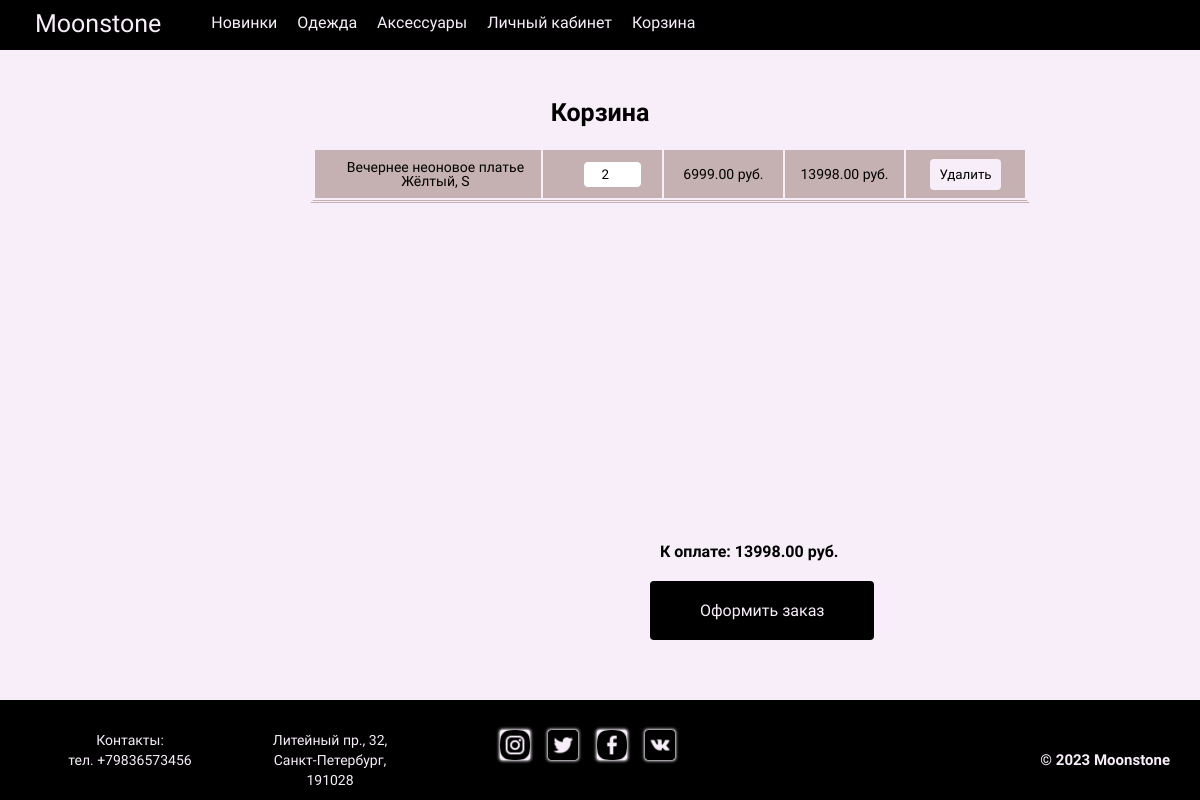
The app's page /cart/ (signed in), older data.
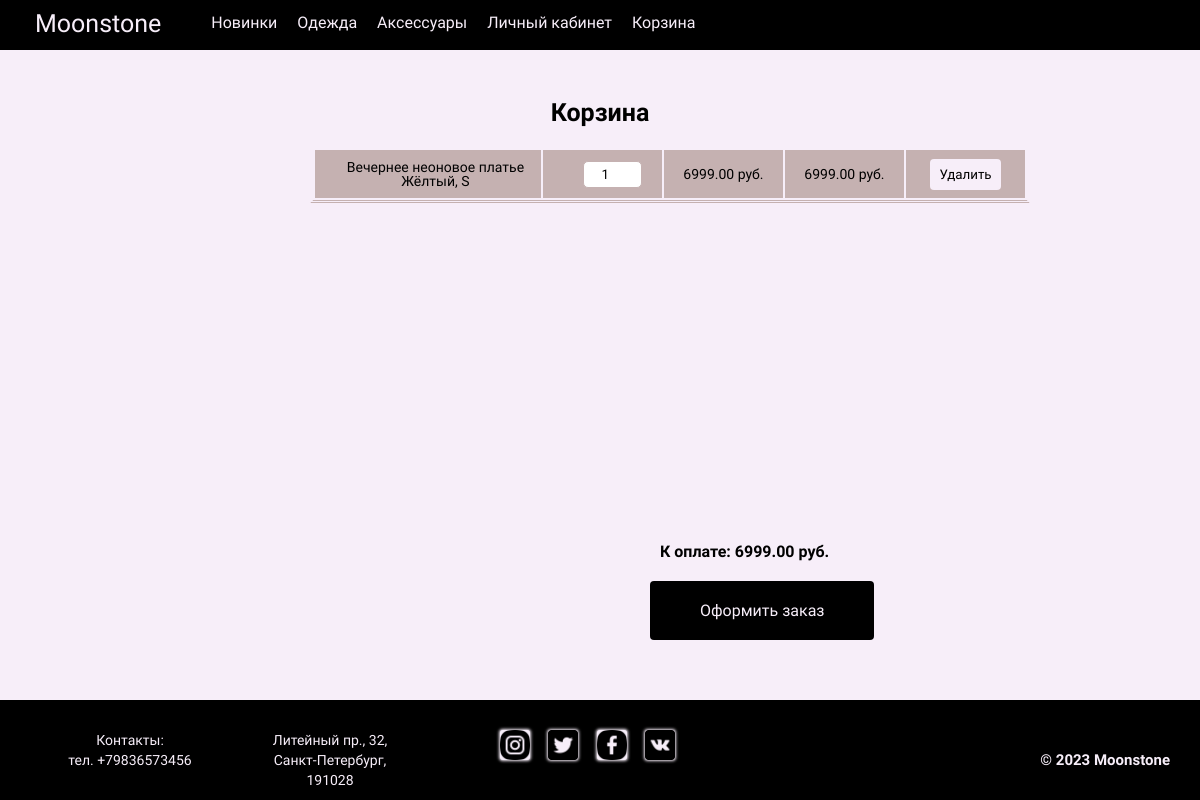
The same page, newer data.
### shop/models.py (models this page shows, shortened)
class Cart(models.Model):
    user = models.ForeignKey(User, on_delete=models.CASCADE)
    product = models.ForeignKey(Product, on_delete=models.CASCADE)
    quantity = models.IntegerField(default=1)
    created_at = models.DateTimeField(auto_now_add=True)
    color = models.CharField(max_length=50, default='Белый', null=True)
    size = models.CharField(max_length=20, default='One',null=True)
    def get_total_price(self):
        return self.product.price * self.quantity
    def get_cart_total(self):
        return sum(item.get_total_price() for item in Cart.objects.filter(user=self.user))

class Product(models.Model):
    name = models.CharField(max_length=255)
    description = models.TextField()
    price = models.DecimalField(max_digits=10, decimal_places=2)
    image = models.ImageField(upload_to='product_images', storage=fs)
    color = models.CharField(max_length=50, default='Белый', null=True)
    size = models.CharField(max_length=20, default='One',null=True)

### shop/views.py (the view, shortened to what this page needs)
# urls.py: path('cart/', views.cart_detail, name='cart_detail'),
@login_required
def cart_detail(request):
    cart = Cart.objects.filter(user=request.user).all()
    context = {
        'cart': cart,
    }
    return render(request, 'shop/cart_detail.html', context)

### templates/shop/cart_detail.html (shortened to what this page needs)
{% extends 'shop/base.html' %}
{% load static %}
{% block content %}
<div class="cart__body">
  <h1>Корзина</h1>
  {% if cart %}
  <table>
    <tbody>
      {% for item in cart %}
      <tr>
        <td>{{ item.product.name }} <br> {{ item.color }}, {{ item.size }}</td>
        <td>
          <form method="POST" action="{% url 'shop:cart_detail' %}" class="update-form">
            <input type="number" name="quantity" value="{{ item.quantity }}" min="1" max="10" step="1" class="quantity-input">
          </form>
        </td>
        <td class="price">{{ item.product.price }} руб.</td>
        <td class="total-price">{{ item.get_total_price }} руб.</td>
        <td>
          <form method="POST" action="{% url 'shop:cart_detail' %}">
            <button class="cart__delete" type="submit">Удалить</button>
          </form>
        </td>
      </tr>
      {% endfor %}
    </tbody>
  </table>
  <p class="cart__price">К оплате: {{ cart.0.get_cart_total }} руб.</p>
  <form class="cart__checkout" method="post" action="{% url 'shop:checkout' %}">
    <button class="cart__checkout__button">Оформить заказ</button>
  </form>
  {% else %}
  <div class="button__cart">
    <p>В вашей корзине нет покупок</p>
    <button class="button__cart__get"> <a href="{% url 'shop:product_list_2' %}" class="btn btn-primary">Перейти к покупкам</a></button>
  </div>
  {% endif %}
</div>
{% endblock %}

Row changes from the older to the newer data that the page shows:
changed Cart "Жёлтый": quantity "2" → "1"; get_total_price "13998.00" → "6999.00"; user+product+quantity "13998.00" → "6999.00"
